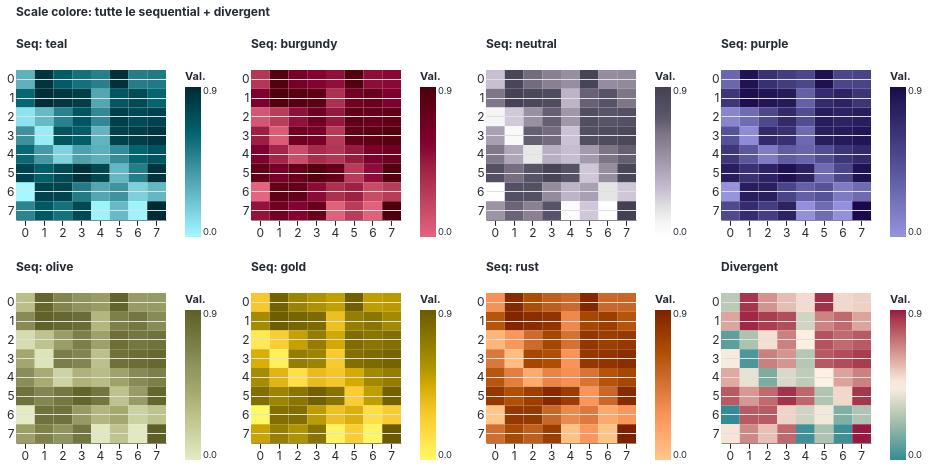

This figure's notebook cell:
### Code cell
# Small multiples: tutte le scale sequenziali + divergente, in 4 colonne
import numpy as np
import pandas as pd
import altair as alt

mbs.enable_altair_theme()

# Dati per heatmap
data_seq = pd.DataFrame({
    'X': np.tile(np.arange(8), 8),
    'Y': np.repeat(np.arange(8), 8),
    'Value': np.random.rand(64)
})

# Elenco scale dai token (senza categorical)
sequential_names = ['teal', 'burgundy', 'neutral', 'purple', 'olive', 'gold', 'rust']
# Aggiungi anche la divergente
all_scales = sequential_names + ['divergent']

# Costruisci le chart
charts = []
for name in all_scales:
    scale_colors = mbs.get_color_scale(name)
    chart = alt.Chart(data_seq).mark_rect().encode(
        x=alt.X('X:O', title=None),
        y=alt.Y('Y:O', title=None),
        color=alt.Color('Value:Q', scale=alt.Scale(range=scale_colors), title='Val.'),
    ).properties(
        title=(f'Seq: {name}' if name != 'divergent' else 'Divergent'),
        width=150,
        height=150,
    )
    charts.append(chart)

# Organizza in 4 colonne (griglia)
rows = []
for i in range(0, len(charts), 4):
    row = alt.hconcat(*charts[i:i+4]).resolve_scale(color='independent')
    rows.append(row)

grid = alt.vconcat(*rows).properties(title='Scale colore: tutte le sequential + divergent')
grid

### Figure 1 — Vega-Lite specification as saved in the notebook (floating-point values rounded to 4 significant figures)
{"config": {"background": "#ffffff", "font": "Inter, sans-serif", "mark": {"color": "#348b96"}, "title": {"color": "#262A33", "anchor": "start", "dy": -15, "fontSize": 12.0, "font": "Inter, sans-serif", "fontWeight": "700", "frame": "group"}, "axis": {"labelColor": "#262A33", "labelFontSize": 12.0, "labelFont": "Inter, sans-serif", "labelFontWeight": "400", "titleColor": "#262A33", "titleFontSize": 12.0, "titleFont": "Inter, sans-serif", "titleFontWeight": "400", "grid": true, "gridColor": "#e0e0e0", "labelAngle": 0, "domainWidth": 1.067, "labelPadding": 2, "tickWidth": 1.067}, "axisX": {"grid": false, "ticks": true, "tickSize": 5.333, "tickWidth": 1.067, "tickColor": "#262A33", "domainWidth": 1.067}, "axisY": {"grid": true, "gridWidth": 1.067, "gridColor": "#e0e0e0", "ticks": false, "tickSize": 0, "domain": false}, "legend": {"labelFontSize": 9.333, "padding": 1, "symbolType": "square", "labelFont": "Inter, sans-serif", "titleFont": "Inter, sans-serif"}, "style": {"guide-label": {"font": "Inter, sans-serif", "fill": "#262A33"}, "guide-title": {"font": "Inter, sans-serif", "fill": "#262A33"}}, "range": {"category": ["#348b96", "#981a40", "#534e93", "#a0a369", "#d5aa00", "#7b7284", "#d67335"], "diverging": ["#348b96", "#5ea09c", "#8bb4a6", "#b5c7b5", "#dcdbcb", "#fff1e6", "#ebc7bc", "#d89d97", "#c47375", "#af4958", "#981a40"], "ordinal": ["#a4f8ff", "#8ee2ed", "#77cbd7", "#61b5c0", "#4ba0ab", "#348b96", "#187681", "#00626d", "#004f59", "#003c46", "#002a34"], "ramp": ["#a4f8ff", "#8ee2ed", "#77cbd7", "#61b5c0", "#4ba0ab", "#348b96", "#187681", "#00626d", "#004f59", "#003c46", "#002a34"], "heatmap": ["#a4f8ff", "#8ee2ed", "#77cbd7", "#61b5c0", "#4ba0ab", "#348b96", "#187681", "#00626d", "#004f59", "#003c46", "#002a34"], "teal": ["#a4f8ff", "#8ee2ed", "#77cbd7", "#61b5c0", "#4ba0ab", "#348b96", "#187681", "#00626d", "#004f59", "#003c46", "#002a34"], "burgundy": ["#e5647e", "#d55671", "#c54864", "#b63a58", "#a72b4b", "#981a40", "#880134", "#790029", "#6b001e", "#5c0013", "#4d0009"], "neutral": ["#ffffff", "#f5f5f5", "#e0e0e0", "#ccc2d6", "#b7adc1", "#a299ac", "#8e8597", "#7b7284", "#5b566b", "#4f4b5f", "#443f53"], "purple": ["#9694df", "#8885cf", "#7a77c0", "#6d69b1", "#5f5ba1", "#534e93", "#464084", "#3a3375", "#2f2667", "#241959", "#1a0a4b"], "olive": ["#e5ecC5", "#d6ddb1", "#c8ce9d", "#bcc08a", "#aeb177", "#a0a369", "#939761", "#858852", "#777a43", "#6a6c34", "#5d5f26"], "gold": ["#fff865", "#ffe952", "#ffd93f", "#f9ca2d", "#e8ba1a", "#d5aa00", "#b29700", "#a08700", "#8e7800", "#7c6900", "#6b5a00"], "rust": ["#ffc78a", "#ffb579", "#ffa468", "#fa9357", "#e88346", "#d67335", "#c46221", "#b25205", "#a04200", "#8f3200", "#7e2100"]}, "point": {"filled": true, "size": 48.07}, "line": {"strokeWidth": 2.0, "strokeCap": "round", "strokeJoin": "round"}, "view": {"stroke": "transparent", "continuousWidth": 413.3, "continuousHeight": 306.7, "discreteWidth": 413.3, "discreteHeight": 306.7}}, "vconcat": [{"hconcat": [{"mark": {"type": "rect"}, "encoding": {"color": {"field": "Value", "scale": {"range": ["#a4f8ff", "#8ee2ed", "#77cbd7", "#61b5c0", "#4ba0ab", "#348b96", "#187681", "#00626d", "#004f59", "#003c46", "#002a34"]}, "title": "Val.", "type": "quantitative"}, "x": {"field": "X", "title": null, "type": "ordinal"}, "y": {"field": "Y", "title": null, "type": "ordinal"}}, "height": 150, "title": "Seq: teal", "width": 150}, {"mark": {"type": "rect"}, "encoding": {"color": {"field": "Value", "scale": {"range": ["#e5647e", "#d55671", "#c54864", "#b63a58", "#a72b4b", "#981a40", "#880134", "#790029", "#6b001e", "#5c0013", "#4d0009"]}, "title": "Val.", "type": "quantitative"}, "x": {"field": "X", "title": null, "type": "ordinal"}, "y": {"field": "Y", "title": null, "type": "ordinal"}}, "height": 150, "title": "Seq: burgundy", "width": 150}, {"mark": {"type": "rect"}, "encoding": {"color": {"field": "Value", "scale": {"range": ["#ffffff", "#f5f5f5", "#e0e0e0", "#ccc2d6", "#b7adc1", "#a299ac", "#8e8597", "#7b7284", "#5b566b", "#4f4b5f", "#443f53"]}, "title": "Val.", "type": "quantitative"}, "x": {"field": "X", "title": null, "type": "ordinal"}, "y": {"field": "Y", "title": null, "type": "ordinal"}}, "height": 150, "title": "Seq: neutral", "width": 150}, {"mark": {"type": "rect"}, "encoding": {"color": {"field": "Value", "scale": {"range": ["#9694df", "#8885cf", "#7a77c0", "#6d69b1", "#5f5ba1", "#534e93", "#464084", "#3a3375", "#2f2667", "#241959", "#1a0a4b"]}, "title": "Val.", "type": "quantitative"}, "x": {"field": "X", "title": null, "type": "ordinal"}, "y": {"field": "Y", "title": null, "type": "ordinal"}}, "height": 150, "title": "Seq: purple", "width": 150}], "resolve": {"scale": {"color": "independent"}}}, {"hconcat": [{"mark": {"type": "rect"}, "encoding": {"color": {"field": "Value", "scale": {"range": ["#e5ecC5", "#d6ddb1", "#c8ce9d", "#bcc08a", "#aeb177", "#a0a369", "#939761", "#858852", "#777a43", "#6a6c34", "#5d5f26"]}, "title": "Val.", "type": "quantitative"}, "x": {"field": "X", "title": null, "type": "ordinal"}, "y": {"field": "Y", "title": null, "type": "ordinal"}}, "height": 150, "title": "Seq: olive", "width": 150}, {"mark": {"type": "rect"}, "encoding": {"color": {"field": "Value", "scale": {"range": ["#fff865", "#ffe952", "#ffd93f", "#f9ca2d", "#e8ba1a", "#d5aa00", "#b29700", "#a08700", "#8e7800", "#7c6900", "#6b5a00"]}, "title": "Val.", "type": "quantitative"}, "x": {"field": "X", "title": null, "type": "ordinal"}, "y": {"field": "Y", "title": null, "type": "ordinal"}}, "height": 150, "title": "Seq: gold", "width": 150}, {"mark": {"type": "rect"}, "encoding": {"color": {"field": "Value", "scale": {"range": ["#ffc78a", "#ffb579", "#ffa468", "#fa9357", "#e88346", "#d67335", "#c46221", "#b25205", "#a04200", "#8f3200", "#7e2100"]}, "title": "Val.", "type": "quantitative"}, "x": {"field": "X", "title": null, "type": "ordinal"}, "y": {"field": "Y", "title": null, "type": "ordinal"}}, "height": 150, "title": "Seq: rust", "width": 150}, {"mark": {"type": "rect"}, "encoding": {"color": {"field": "Value", "scale": {"range": ["#348b96", "#5ea09c", "#8bb4a6", "#b5c7b5", "#dcdbcb", "#fff1e6", "#ebc7bc", "#d89d97", "#c47375", "#af4958", "#981a40"]}, "title": "Val.", "type": "quantitative"}, "x": {"field": "X", "title": null, "type": "ordinal"}, "y": {"field": "Y", "title": null, "type": "ordinal"}}, "height": 150, "title": "Divergent", "width": 150}], "resolve": {"scale": {"color": "independent"}}}], "data": {"name": "data-073f2d75be88f16fd1512ab8bafd0f29"}, "title": "Scale colore: tutte le sequential + divergent", "$schema": "https://vega.github.io/schema/vega-lite/v5.20.1.json", "datasets": {"data-073f2d75be88f16fd1512ab8bafd0f29": [{"X": 0, "Y": 0, "Value": 0.3003}, {"X": 1, "Y": 0, "Value": 0.8899}, {"X": 2, "Y": 0, "Value": 0.6841}, {"X": 3, "Y": 0, "Value": 0.5908}, {"X": 4, "Y": 0, "Value": 0.523}, {"X": 5, "Y": 0, "Value": 0.9042}, {"X": 6, "Y": 0, "Value": 0.5323}, {"X": 7, "Y": 0, "Value": 0.5478}, {"X": 0, "Y": 1, "Value": 0.64}, {"X": 1, "Y": 1, "Value": 0.9184}, {"X": 2, "Y": 1, "Value": 0.8741}, {"X": 3, "Y": 1, "Value": 0.8383}, {"X": 4, "Y": 1, "Value": 0.3491}, {"X": 5, "Y": 1, "Value": 0.7168}, {"X": 6, "Y": 1, "Value": 0.7758}, {"X": 7, "Y": 1, "Value": 0.6451}, {"X": 0, "Y": 2, "Value": 0.09686}, {"X": 1, "Y": 2, "Value": 0.2659}, {"X": 2, "Y": 2, "Value": 0.5159}, {"X": 3, "Y": 2, "Value": 0.7236}, {"X": 4, "Y": 2, "Value": 0.4813}, {"X": 5, "Y": 2, "Value": 0.8264}, {"X": 6, "Y": 2, "Value": 0.7754}, {"X": 7, "Y": 2, "Value": 0.811}, {"X": 0, "Y": 3, "Value": 0.4478}, {"X": 1, "Y": 3, "Value": 0.05787}, {"X": 2, "Y": 3, "Value": 0.7254}, {"X": 3, "Y": 3, "Value": 0.6815}, {"X": 4, "Y": 3, "Value": 0.2865}, {"X": 5, "Y": 3, "Value": 0.8139}, {"X": 6, "Y": 3, "Value": 0.8393}, {"X": 7, "Y": 3, "Value": 0.8765}, {"X": 0, "Y": 4, "Value": 0.6327}, {"X": 1, "Y": 4, "Value": 0.4112}, {"X": 2, "Y": 4, "Value": 0.1591}, {"X": 3, "Y": 4, "Value": 0.3728}, {"X": 4, "Y": 4, "Value": 0.3101}, {"X": 5, "Y": 4, "Value": 0.4708}, {"X": 6, "Y": 4, "Value": 0.6487}, {"X": 7, "Y": 4, "Value": 0.7228}, {"X": 0, "Y": 5, "Value": 0.8108}, {"X": 1, "Y": 5, "Value": 0.6729}, {"X": 2, "Y": 5, "Value": 0.7752}, {"X": 3, "Y": 5, "Value": 0.8979}, {"X": 4, "Y": 5, "Value": 0.7834}, {"X": 5, "Y": 5, "Value": 0.2748}, {"X": 6, "Y": 5, "Value": 0.5318}, {"X": 7, "Y": 5, "Value": 0.8895}, {"X": 0, "Y": 6, "Value": 0.006134}, {"X": 1, "Y": 6, "Value": 0.811}, {"X": 2, "Y": 6, "Value": 0.809}, {"X": 3, "Y": 6, "Value": 0.5409}, {"X": 4, "Y": 6, "Value": 0.3473}, {"X": 5, "Y": 6, "Value": 0.4391}, {"X": 6, "Y": 6, "Value": 0.1696}, {"X": 7, "Y": 6, "Value": 0.2726}, {"X": 0, "Y": 7, "Value": 0.5037}, {"X": 1, "Y": 7, "Value": 0.7088}, {"X": 2, "Y": 7, "Value": 0.5862}, {"X": 3, "Y": 7, "Value": 0.7779}, {"X": 4, "Y": 7, "Value": 0.03176}, {"X": 5, "Y": 7, "Value": 0.2667}, {"X": 6, "Y": 7, "Value": 0.02724}, {"X": 7, "Y": 7, "Value": 0.9417}]}}
